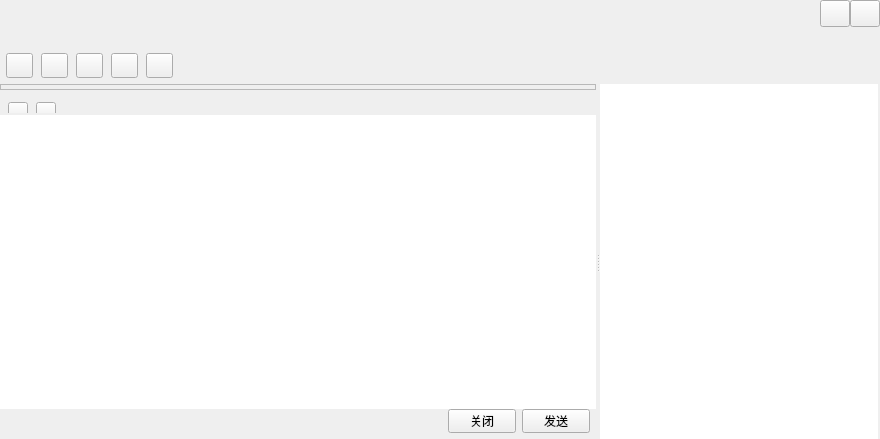
<?xml version="1.0" encoding="UTF-8"?>
<ui version="4.0">
 <class>TalkWindow</class>
 <widget class="QWidget" name="TalkWindow">
  <property name="geometry">
   <rect>
    <x>0</x>
    <y>0</y>
    <width>880</width>
    <height>439</height>
   </rect>
  </property>
  <property name="windowTitle">
   <string>TalkWindow</string>
  </property>
  <layout class="QVBoxLayout" name="verticalLayout_6">
   <property name="spacing">
    <number>0</number>
   </property>
   <property name="leftMargin">
    <number>0</number>
   </property>
   <property name="topMargin">
    <number>0</number>
   </property>
   <property name="rightMargin">
    <number>0</number>
   </property>
   <property name="bottomMargin">
    <number>0</number>
   </property>
   <item>
    <widget class="QWidget" name="titleWidget" native="true">
     <property name="sizePolicy">
      <sizepolicy hsizetype="Expanding" vsizetype="Fixed">
       <horstretch>0</horstretch>
       <verstretch>0</verstretch>
      </sizepolicy>
     </property>
     <property name="minimumSize">
      <size>
       <width>0</width>
       <height>84</height>
      </size>
     </property>
     <property name="maximumSize">
      <size>
       <width>16777215</width>
       <height>84</height>
      </size>
     </property>
     <property name="bottomskin" stdset="0">
      <bool>true</bool>
     </property>
     <layout class="QVBoxLayout" name="verticalLayout">
      <property name="spacing">
       <number>0</number>
      </property>
      <property name="leftMargin">
       <number>6</number>
      </property>
      <property name="topMargin">
       <number>0</number>
      </property>
      <property name="rightMargin">
       <number>0</number>
      </property>
      <property name="bottomMargin">
       <number>0</number>
      </property>
      <item>
       <layout class="QHBoxLayout" name="horizontalLayout">
        <property name="spacing">
         <number>0</number>
        </property>
        <item>
         <widget class="QLabel" name="nameLabel">
          <property name="sizePolicy">
           <sizepolicy hsizetype="Expanding" vsizetype="Fixed">
            <horstretch>0</horstretch>
            <verstretch>0</verstretch>
           </sizepolicy>
          </property>
          <property name="minimumSize">
           <size>
            <width>0</width>
            <height>27</height>
           </size>
          </property>
          <property name="maximumSize">
           <size>
            <width>16777215</width>
            <height>27</height>
           </size>
          </property>
          <property name="font">
           <font>
            <family>Arial</family>
            <pointsize>12</pointsize>
           </font>
          </property>
          <property name="text">
           <string/>
          </property>
         </widget>
        </item>
        <item>
         <widget class="QPushButton" name="sysmin">
          <property name="sizePolicy">
           <sizepolicy hsizetype="Fixed" vsizetype="Fixed">
            <horstretch>0</horstretch>
            <verstretch>0</verstretch>
           </sizepolicy>
          </property>
          <property name="minimumSize">
           <size>
            <width>30</width>
            <height>27</height>
           </size>
          </property>
          <property name="maximumSize">
           <size>
            <width>30</width>
            <height>27</height>
           </size>
          </property>
          <property name="focusPolicy">
           <enum>Qt::ClickFocus</enum>
          </property>
          <property name="toolTip">
           <string>最小化</string>
          </property>
          <property name="text">
           <string/>
          </property>
          <property name="iconSize">
           <size>
            <width>30</width>
            <height>30</height>
           </size>
          </property>
         </widget>
        </item>
        <item>
         <widget class="QPushButton" name="sysclose">
          <property name="sizePolicy">
           <sizepolicy hsizetype="Fixed" vsizetype="Fixed">
            <horstretch>0</horstretch>
            <verstretch>0</verstretch>
           </sizepolicy>
          </property>
          <property name="minimumSize">
           <size>
            <width>30</width>
            <height>27</height>
           </size>
          </property>
          <property name="maximumSize">
           <size>
            <width>30</width>
            <height>27</height>
           </size>
          </property>
          <property name="focusPolicy">
           <enum>Qt::ClickFocus</enum>
          </property>
          <property name="toolTip">
           <string>关闭</string>
          </property>
          <property name="text">
           <string/>
          </property>
          <property name="iconSize">
           <size>
            <width>30</width>
            <height>30</height>
           </size>
          </property>
         </widget>
        </item>
       </layout>
      </item>
      <item>
       <widget class="QLabel" name="signLabel">
        <property name="sizePolicy">
         <sizepolicy hsizetype="Expanding" vsizetype="Fixed">
          <horstretch>0</horstretch>
          <verstretch>0</verstretch>
         </sizepolicy>
        </property>
        <property name="minimumSize">
         <size>
          <width>0</width>
          <height>20</height>
         </size>
        </property>
        <property name="maximumSize">
         <size>
          <width>16777215</width>
          <height>20</height>
         </size>
        </property>
        <property name="font">
         <font>
          <family>Arial</family>
          <pointsize>10</pointsize>
         </font>
        </property>
        <property name="text">
         <string/>
        </property>
       </widget>
      </item>
      <item>
       <widget class="QWidget" name="funWidget" native="true">
        <property name="sizePolicy">
         <sizepolicy hsizetype="Expanding" vsizetype="Expanding">
          <horstretch>0</horstretch>
          <verstretch>0</verstretch>
         </sizepolicy>
        </property>
        <property name="minimumSize">
         <size>
          <width>0</width>
          <height>34</height>
         </size>
        </property>
        <property name="maximumSize">
         <size>
          <width>16777215</width>
          <height>600</height>
         </size>
        </property>
        <layout class="QHBoxLayout" name="horizontalLayout_2">
         <property name="spacing">
          <number>8</number>
         </property>
         <property name="leftMargin">
          <number>0</number>
         </property>
         <property name="topMargin">
          <number>0</number>
         </property>
         <property name="rightMargin">
          <number>6</number>
         </property>
         <property name="bottomMargin">
          <number>0</number>
         </property>
         <item>
          <widget class="QPushButton" name="addtoolbtn">
           <property name="sizePolicy">
            <sizepolicy hsizetype="Fixed" vsizetype="Fixed">
             <horstretch>0</horstretch>
             <verstretch>0</verstretch>
            </sizepolicy>
           </property>
           <property name="minimumSize">
            <size>
             <width>27</width>
             <height>25</height>
            </size>
           </property>
           <property name="maximumSize">
            <size>
             <width>27</width>
             <height>25</height>
            </size>
           </property>
           <property name="text">
            <string/>
           </property>
           <property name="hasborder" stdset="0">
            <bool>false</bool>
           </property>
          </widget>
         </item>
         <item>
          <widget class="QPushButton" name="addhumanBtn">
           <property name="sizePolicy">
            <sizepolicy hsizetype="Fixed" vsizetype="Fixed">
             <horstretch>0</horstretch>
             <verstretch>0</verstretch>
            </sizepolicy>
           </property>
           <property name="minimumSize">
            <size>
             <width>27</width>
             <height>25</height>
            </size>
           </property>
           <property name="maximumSize">
            <size>
             <width>27</width>
             <height>25</height>
            </size>
           </property>
           <property name="text">
            <string/>
           </property>
           <property name="hasborder" stdset="0">
            <bool>false</bool>
           </property>
          </widget>
         </item>
         <item>
          <widget class="QPushButton" name="appBtn">
           <property name="sizePolicy">
            <sizepolicy hsizetype="Fixed" vsizetype="Fixed">
             <horstretch>0</horstretch>
             <verstretch>0</verstretch>
            </sizepolicy>
           </property>
           <property name="minimumSize">
            <size>
             <width>27</width>
             <height>25</height>
            </size>
           </property>
           <property name="maximumSize">
            <size>
             <width>27</width>
             <height>25</height>
            </size>
           </property>
           <property name="text">
            <string/>
           </property>
           <property name="hasborder" stdset="0">
            <bool>false</bool>
           </property>
          </widget>
         </item>
         <item>
          <widget class="QPushButton" name="videoBtn">
           <property name="sizePolicy">
            <sizepolicy hsizetype="Fixed" vsizetype="Fixed">
             <horstretch>0</horstretch>
             <verstretch>0</verstretch>
            </sizepolicy>
           </property>
           <property name="minimumSize">
            <size>
             <width>27</width>
             <height>25</height>
            </size>
           </property>
           <property name="maximumSize">
            <size>
             <width>27</width>
             <height>25</height>
            </size>
           </property>
           <property name="text">
            <string/>
           </property>
           <property name="hasborder" stdset="0">
            <bool>false</bool>
           </property>
          </widget>
         </item>
         <item>
          <widget class="QPushButton" name="toolsetBtn">
           <property name="sizePolicy">
            <sizepolicy hsizetype="Fixed" vsizetype="Fixed">
             <horstretch>0</horstretch>
             <verstretch>0</verstretch>
            </sizepolicy>
           </property>
           <property name="minimumSize">
            <size>
             <width>27</width>
             <height>25</height>
            </size>
           </property>
           <property name="maximumSize">
            <size>
             <width>27</width>
             <height>25</height>
            </size>
           </property>
           <property name="text">
            <string/>
           </property>
           <property name="hasborder" stdset="0">
            <bool>false</bool>
           </property>
          </widget>
         </item>
         <item>
          <spacer name="horizontalSpacer">
           <property name="orientation">
            <enum>Qt::Horizontal</enum>
           </property>
           <property name="sizeHint" stdset="0">
            <size>
             <width>690</width>
             <height>20</height>
            </size>
           </property>
          </spacer>
         </item>
        </layout>
       </widget>
      </item>
     </layout>
    </widget>
   </item>
   <item>
    <widget class="QSplitter" name="splitter">
     <property name="sizePolicy">
      <sizepolicy hsizetype="Expanding" vsizetype="Expanding">
       <horstretch>0</horstretch>
       <verstretch>0</verstretch>
      </sizepolicy>
     </property>
     <property name="orientation">
      <enum>Qt::Horizontal</enum>
     </property>
     <widget class="QSplitter" name="bodySplitter">
      <property name="sizePolicy">
       <sizepolicy hsizetype="Expanding" vsizetype="Expanding">
        <horstretch>0</horstretch>
        <verstretch>0</verstretch>
       </sizepolicy>
      </property>
      <property name="orientation">
       <enum>Qt::Vertical</enum>
      </property>
      <property name="handleWidth">
       <number>1</number>
      </property>
      <property name="childrenCollapsible">
       <bool>false</bool>
      </property>
      <widget class="QWidget" name="bodyWidget" native="true">
       <property name="sizePolicy">
        <sizepolicy hsizetype="Expanding" vsizetype="Expanding">
         <horstretch>0</horstretch>
         <verstretch>0</verstretch>
        </sizepolicy>
       </property>
       <layout class="QVBoxLayout" name="verticalLayout_4">
        <property name="spacing">
         <number>0</number>
        </property>
        <property name="leftMargin">
         <number>0</number>
        </property>
        <property name="topMargin">
         <number>0</number>
        </property>
        <property name="rightMargin">
         <number>0</number>
        </property>
        <property name="bottomMargin">
         <number>0</number>
        </property>
        <item>
         <widget class="QFrame" name="frameWidget">
          <property name="sizePolicy">
           <sizepolicy hsizetype="Expanding" vsizetype="Expanding">
            <horstretch>0</horstretch>
            <verstretch>0</verstretch>
           </sizepolicy>
          </property>
          <property name="frameShape">
           <enum>QFrame::StyledPanel</enum>
          </property>
          <property name="frameShadow">
           <enum>QFrame::Raised</enum>
          </property>
          <layout class="QVBoxLayout" name="verticalLayout_3">
           <property name="spacing">
            <number>0</number>
           </property>
           <property name="leftMargin">
            <number>0</number>
           </property>
           <property name="topMargin">
            <number>1</number>
           </property>
           <property name="rightMargin">
            <number>0</number>
           </property>
           <property name="bottomMargin">
            <number>1</number>
           </property>
           <item>
            <widget class="MsgWebView" name="msgWidget" native="true"/>
           </item>
          </layout>
         </widget>
        </item>
       </layout>
      </widget>
      <widget class="QWidget" name="bottomWidget" native="true">
       <property name="sizePolicy">
        <sizepolicy hsizetype="Expanding" vsizetype="Expanding">
         <horstretch>0</horstretch>
         <verstretch>0</verstretch>
        </sizepolicy>
       </property>
       <property name="minimumSize">
        <size>
         <width>0</width>
         <height>138</height>
        </size>
       </property>
       <property name="maximumSize">
        <size>
         <width>16777215</width>
         <height>400</height>
        </size>
       </property>
       <layout class="QVBoxLayout" name="verticalLayout_2">
        <property name="spacing">
         <number>0</number>
        </property>
        <property name="leftMargin">
         <number>0</number>
        </property>
        <property name="topMargin">
         <number>0</number>
        </property>
        <property name="rightMargin">
         <number>0</number>
        </property>
        <property name="bottomMargin">
         <number>0</number>
        </property>
        <item>
         <widget class="QWidget" name="moduleWidget" native="true">
          <property name="sizePolicy">
           <sizepolicy hsizetype="Expanding" vsizetype="Fixed">
            <horstretch>0</horstretch>
            <verstretch>0</verstretch>
           </sizepolicy>
          </property>
          <property name="minimumSize">
           <size>
            <width>0</width>
            <height>24</height>
           </size>
          </property>
          <property name="maximumSize">
           <size>
            <width>16777215</width>
            <height>24</height>
           </size>
          </property>
          <widget class="QWidget" name="layoutWidget">
           <property name="geometry">
            <rect>
             <x>0</x>
             <y>0</y>
             <width>564</width>
             <height>22</height>
            </rect>
           </property>
           <layout class="QHBoxLayout" name="horizontalLayout_3">
            <property name="spacing">
             <number>8</number>
            </property>
            <property name="leftMargin">
             <number>8</number>
            </property>
            <property name="rightMargin">
             <number>8</number>
            </property>
            <item>
             <widget class="QPushButton" name="faceBtn">
              <property name="sizePolicy">
               <sizepolicy hsizetype="Fixed" vsizetype="Fixed">
                <horstretch>0</horstretch>
                <verstretch>0</verstretch>
               </sizepolicy>
              </property>
              <property name="minimumSize">
               <size>
                <width>20</width>
                <height>20</height>
               </size>
              </property>
              <property name="maximumSize">
               <size>
                <width>20</width>
                <height>20</height>
               </size>
              </property>
              <property name="text">
               <string/>
              </property>
              <property name="hasborder" stdset="0">
               <bool>true</bool>
              </property>
             </widget>
            </item>
            <item>
             <widget class="QPushButton" name="fileopenBtn">
              <property name="sizePolicy">
               <sizepolicy hsizetype="Fixed" vsizetype="Fixed">
                <horstretch>0</horstretch>
                <verstretch>0</verstretch>
               </sizepolicy>
              </property>
              <property name="minimumSize">
               <size>
                <width>20</width>
                <height>20</height>
               </size>
              </property>
              <property name="maximumSize">
               <size>
                <width>20</width>
                <height>20</height>
               </size>
              </property>
              <property name="text">
               <string/>
              </property>
              <property name="hasborder" stdset="0">
               <bool>true</bool>
              </property>
             </widget>
            </item>
            <item>
             <spacer name="horizontalSpacer_2">
              <property name="orientation">
               <enum>Qt::Horizontal</enum>
              </property>
              <property name="sizeHint" stdset="0">
               <size>
                <width>508</width>
                <height>20</height>
               </size>
              </property>
             </spacer>
            </item>
           </layout>
          </widget>
         </widget>
        </item>
        <item>
         <widget class="QMsgTextEdit" name="textEdit">
          <property name="contextMenuPolicy">
           <enum>Qt::NoContextMenu</enum>
          </property>
          <property name="frameShape">
           <enum>QFrame::NoFrame</enum>
          </property>
         </widget>
        </item>
        <item>
         <layout class="QHBoxLayout" name="horizontalLayout_4">
          <property name="spacing">
           <number>6</number>
          </property>
          <property name="rightMargin">
           <number>6</number>
          </property>
          <property name="bottomMargin">
           <number>6</number>
          </property>
          <item>
           <spacer name="horizontalSpacer_3">
            <property name="orientation">
             <enum>Qt::Horizontal</enum>
            </property>
            <property name="sizeHint" stdset="0">
             <size>
              <width>368</width>
              <height>20</height>
             </size>
            </property>
           </spacer>
          </item>
          <item>
           <widget class="QToolButton" name="closeBtn">
            <property name="minimumSize">
             <size>
              <width>68</width>
              <height>24</height>
             </size>
            </property>
            <property name="maximumSize">
             <size>
              <width>68</width>
              <height>24</height>
             </size>
            </property>
            <property name="text">
             <string>关闭</string>
            </property>
            <property name="titleskin" stdset="0">
             <bool>true</bool>
            </property>
           </widget>
          </item>
          <item>
           <widget class="QToolButton" name="sendBtn">
            <property name="minimumSize">
             <size>
              <width>68</width>
              <height>24</height>
             </size>
            </property>
            <property name="maximumSize">
             <size>
              <width>90</width>
              <height>24</height>
             </size>
            </property>
            <property name="text">
             <string>发送</string>
            </property>
            <property name="titleskin" stdset="0">
             <bool>true</bool>
            </property>
           </widget>
          </item>
         </layout>
        </item>
       </layout>
      </widget>
     </widget>
     <widget class="QWidget" name="widget" native="true">
      <property name="sizePolicy">
       <sizepolicy hsizetype="Expanding" vsizetype="Expanding">
        <horstretch>0</horstretch>
        <verstretch>2</verstretch>
       </sizepolicy>
      </property>
      <property name="minimumSize">
       <size>
        <width>280</width>
        <height>0</height>
       </size>
      </property>
      <property name="maximumSize">
       <size>
        <width>280</width>
        <height>16777215</height>
       </size>
      </property>
      <layout class="QVBoxLayout" name="verticalLayout_5">
       <property name="spacing">
        <number>0</number>
       </property>
       <property name="leftMargin">
        <number>0</number>
       </property>
       <property name="topMargin">
        <number>0</number>
       </property>
       <property name="rightMargin">
        <number>0</number>
       </property>
       <property name="bottomMargin">
        <number>0</number>
       </property>
       <item>
        <widget class="QScrollArea" name="scrollArea">
         <property name="frameShape">
          <enum>QFrame::NoFrame</enum>
         </property>
         <property name="verticalScrollBarPolicy">
          <enum>Qt::ScrollBarAlwaysOff</enum>
         </property>
         <property name="horizontalScrollBarPolicy">
          <enum>Qt::ScrollBarAlwaysOff</enum>
         </property>
         <property name="widgetResizable">
          <bool>true</bool>
         </property>
         <widget class="QWidget" name="scrollAreaWidgetContents">
          <property name="geometry">
           <rect>
            <x>0</x>
            <y>0</y>
            <width>280</width>
            <height>355</height>
           </rect>
          </property>
          <property name="sizePolicy">
           <sizepolicy hsizetype="Expanding" vsizetype="Expanding">
            <horstretch>0</horstretch>
            <verstretch>0</verstretch>
           </sizepolicy>
          </property>
          <widget class="QTreeWidget" name="treeWidget">
           <property name="geometry">
            <rect>
             <x>0</x>
             <y>0</y>
             <width>278</width>
             <height>355</height>
            </rect>
           </property>
           <property name="frameShape">
            <enum>QFrame::NoFrame</enum>
           </property>
           <property name="horizontalScrollBarPolicy">
            <enum>Qt::ScrollBarAlwaysOff</enum>
           </property>
           <property name="editTriggers">
            <set>QAbstractItemView::AllEditTriggers</set>
           </property>
           <property name="indentation">
            <number>0</number>
           </property>
           <property name="headerHidden">
            <bool>true</bool>
           </property>
           <property name="expandsOnDoubleClick">
            <bool>false</bool>
           </property>
           <column>
            <property name="text">
             <string notr="true">1</string>
            </property>
           </column>
          </widget>
         </widget>
        </widget>
       </item>
      </layout>
     </widget>
    </widget>
   </item>
  </layout>
 </widget>
 <layoutdefault spacing="6" margin="11"/>
 <customwidgets>
  <customwidget>
   <class>QMsgTextEdit</class>
   <extends>QTextEdit</extends>
   <header>qmsgtextedit.h</header>
  </customwidget>
  <customwidget>
   <class>MsgWebView</class>
   <extends>QWidget</extends>
   <header>msgwebview.h</header>
   <container>1</container>
  </customwidget>
 </customwidgets>
 <resources/>
 <connections/>
</ui>
